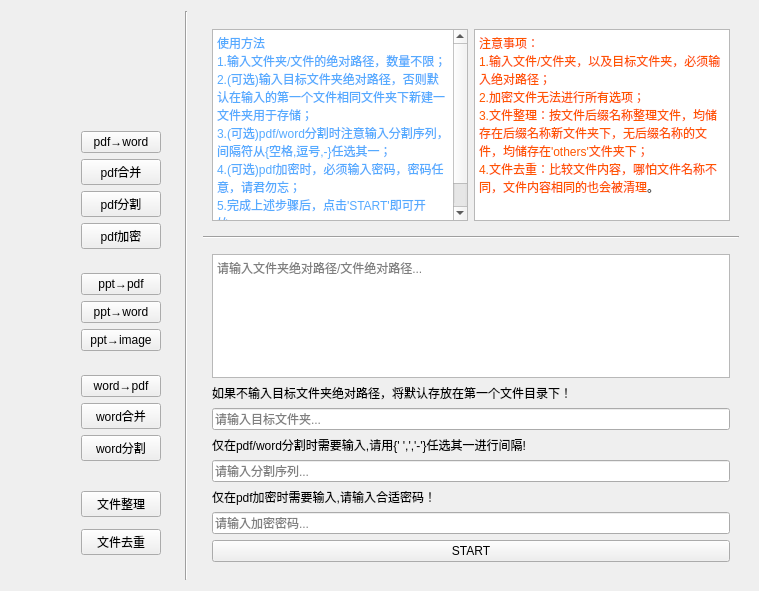
<?xml version="1.0" encoding="UTF-8"?>
<ui version="4.0">
 <class>Form</class>
 <widget class="QWidget" name="Form">
  <property name="geometry">
   <rect>
    <x>0</x>
    <y>0</y>
    <width>759</width>
    <height>591</height>
   </rect>
  </property>
  <property name="windowTitle">
   <string>Form</string>
  </property>
  <layout class="QHBoxLayout" name="horizontalLayout_10">
   <item>
    <widget class="QWidget" name="widget_11" native="true">
     <property name="sizePolicy">
      <sizepolicy hsizetype="Expanding" vsizetype="Expanding">
       <horstretch>0</horstretch>
       <verstretch>0</verstretch>
      </sizepolicy>
     </property>
     <layout class="QVBoxLayout" name="verticalLayout_5">
      <item>
       <widget class="QLabel" name="label_4">
        <property name="sizePolicy">
         <sizepolicy hsizetype="Preferred" vsizetype="Preferred">
          <horstretch>0</horstretch>
          <verstretch>0</verstretch>
         </sizepolicy>
        </property>
        <property name="styleSheet">
         <string notr="true">border-image: url(:/images/rule.jpg);</string>
        </property>
        <property name="text">
         <string/>
        </property>
       </widget>
      </item>
      <item>
       <widget class="QWidget" name="widget" native="true">
        <layout class="QHBoxLayout" name="horizontalLayout_2">
         <item>
          <layout class="QHBoxLayout" name="horizontalLayout">
           <item>
            <widget class="QLabel" name="LabelPdf">
             <property name="styleSheet">
              <string notr="true">border-image: url(:/icons/pdf.png);</string>
             </property>
             <property name="text">
              <string/>
             </property>
            </widget>
           </item>
           <item>
            <layout class="QVBoxLayout" name="verticalLayout">
             <item>
              <widget class="QPushButton" name="PdfToWordButton">
               <property name="text">
                <string>pdf→word</string>
               </property>
              </widget>
             </item>
             <item>
              <widget class="QPushButton" name="PdfMergeButton">
               <property name="text">
                <string>pdf合并</string>
               </property>
              </widget>
             </item>
             <item>
              <widget class="QPushButton" name="PdfSplitButton">
               <property name="text">
                <string>pdf分割</string>
               </property>
              </widget>
             </item>
             <item>
              <widget class="QPushButton" name="PdfEncrypteButton">
               <property name="text">
                <string>pdf加密</string>
               </property>
              </widget>
             </item>
            </layout>
           </item>
          </layout>
         </item>
        </layout>
       </widget>
      </item>
      <item>
       <widget class="QWidget" name="widget_2" native="true">
        <layout class="QHBoxLayout" name="horizontalLayout_4">
         <item>
          <layout class="QHBoxLayout" name="horizontalLayout_3">
           <item>
            <widget class="QLabel" name="label">
             <property name="styleSheet">
              <string notr="true">border-image: url(:/icons/PPTX.png);</string>
             </property>
             <property name="text">
              <string/>
             </property>
            </widget>
           </item>
           <item>
            <layout class="QVBoxLayout" name="verticalLayout_2">
             <item>
              <widget class="QPushButton" name="PptToPdfButton">
               <property name="text">
                <string>ppt→pdf</string>
               </property>
              </widget>
             </item>
             <item>
              <widget class="QPushButton" name="PptToWordButton">
               <property name="text">
                <string>ppt→word</string>
               </property>
              </widget>
             </item>
             <item>
              <widget class="QPushButton" name="PptToImageButton">
               <property name="text">
                <string>ppt→image</string>
               </property>
              </widget>
             </item>
            </layout>
           </item>
          </layout>
         </item>
        </layout>
       </widget>
      </item>
      <item>
       <widget class="QWidget" name="widget_3" native="true">
        <layout class="QHBoxLayout" name="horizontalLayout_7">
         <item>
          <layout class="QHBoxLayout" name="horizontalLayout_5">
           <item>
            <widget class="QLabel" name="label_2">
             <property name="styleSheet">
              <string notr="true">border-image: url(:/icons/word.png);</string>
             </property>
             <property name="text">
              <string/>
             </property>
            </widget>
           </item>
           <item>
            <layout class="QVBoxLayout" name="verticalLayout_3">
             <item>
              <widget class="QPushButton" name="WordToPdfButton">
               <property name="text">
                <string>word→pdf</string>
               </property>
              </widget>
             </item>
             <item>
              <widget class="QPushButton" name="WordMergeButton">
               <property name="text">
                <string>word合并</string>
               </property>
              </widget>
             </item>
             <item>
              <widget class="QPushButton" name="WordSplitButton">
               <property name="text">
                <string>word分割</string>
               </property>
              </widget>
             </item>
            </layout>
           </item>
          </layout>
         </item>
        </layout>
       </widget>
      </item>
      <item>
       <widget class="QWidget" name="widget_4" native="true">
        <layout class="QHBoxLayout" name="horizontalLayout_9">
         <item>
          <layout class="QHBoxLayout" name="horizontalLayout_8">
           <item>
            <widget class="QLabel" name="label_3">
             <property name="styleSheet">
              <string notr="true">border-image: url(:/icons/file.png);</string>
             </property>
             <property name="text">
              <string/>
             </property>
            </widget>
           </item>
           <item>
            <layout class="QVBoxLayout" name="verticalLayout_4">
             <item>
              <widget class="QPushButton" name="FileArrangeButton">
               <property name="text">
                <string>文件整理</string>
               </property>
              </widget>
             </item>
             <item>
              <widget class="QPushButton" name="FileCleanButton">
               <property name="text">
                <string>文件去重</string>
               </property>
              </widget>
             </item>
            </layout>
           </item>
          </layout>
         </item>
        </layout>
       </widget>
      </item>
     </layout>
    </widget>
   </item>
   <item>
    <widget class="Line" name="line">
     <property name="orientation">
      <enum>Qt::Vertical</enum>
     </property>
    </widget>
   </item>
   <item>
    <widget class="QWidget" name="widget_5" native="true">
     <property name="sizePolicy">
      <sizepolicy hsizetype="Expanding" vsizetype="Preferred">
       <horstretch>0</horstretch>
       <verstretch>0</verstretch>
      </sizepolicy>
     </property>
     <layout class="QVBoxLayout" name="verticalLayout_6">
      <item>
       <widget class="QWidget" name="widget_14" native="true">
        <property name="sizePolicy">
         <sizepolicy hsizetype="Expanding" vsizetype="Fixed">
          <horstretch>0</horstretch>
          <verstretch>0</verstretch>
         </sizepolicy>
        </property>
        <layout class="QVBoxLayout" name="verticalLayout_18">
         <item>
          <layout class="QHBoxLayout" name="horizontalLayout_6">
           <item>
            <widget class="QTextBrowser" name="textBrowser">
             <property name="styleSheet">
              <string notr="true">border-image: url(:/images/logo.jpg);</string>
             </property>
             <property name="html">
              <string>&lt;!DOCTYPE HTML PUBLIC &quot;-//W3C//DTD HTML 4.0//EN&quot; &quot;http://www.w3.org/TR/REC-html40/strict.dtd&quot;&gt;
&lt;html&gt;&lt;head&gt;&lt;meta name=&quot;qrichtext&quot; content=&quot;1&quot; /&gt;&lt;style type=&quot;text/css&quot;&gt;
p, li { white-space: pre-wrap; }
&lt;/style&gt;&lt;/head&gt;&lt;body style=&quot; font-family:'SimSun'; font-size:9pt; font-weight:400; font-style:normal;&quot;&gt;
&lt;p style=&quot; margin-top:0px; margin-bottom:0px; margin-left:0px; margin-right:0px; -qt-block-indent:0; text-indent:0px;&quot;&gt;&lt;span style=&quot; color:#55aaff;&quot;&gt;使用方法&lt;/span&gt;&lt;/p&gt;
&lt;p style=&quot; margin-top:0px; margin-bottom:0px; margin-left:0px; margin-right:0px; -qt-block-indent:0; text-indent:0px;&quot;&gt;&lt;span style=&quot; color:#55aaff;&quot;&gt;1.输入文件夹/文件的绝对路径，数量不限；&lt;/span&gt;&lt;/p&gt;
&lt;p style=&quot; margin-top:0px; margin-bottom:0px; margin-left:0px; margin-right:0px; -qt-block-indent:0; text-indent:0px;&quot;&gt;&lt;span style=&quot; color:#55aaff;&quot;&gt;2.(可选)输入目标文件夹绝对路径，否则默认在输入的第一个文件相同文件夹下新建一文件夹用于存储；&lt;/span&gt;&lt;/p&gt;
&lt;p style=&quot; margin-top:0px; margin-bottom:0px; margin-left:0px; margin-right:0px; -qt-block-indent:0; text-indent:0px;&quot;&gt;&lt;span style=&quot; color:#55aaff;&quot;&gt;3.(可选)pdf/word分割时注意输入分割序列，间隔符从{空格,逗号,-}任选其一；&lt;/span&gt;&lt;/p&gt;
&lt;p style=&quot; margin-top:0px; margin-bottom:0px; margin-left:0px; margin-right:0px; -qt-block-indent:0; text-indent:0px;&quot;&gt;&lt;span style=&quot; color:#55aaff;&quot;&gt;4.(可选)pdf加密时，必须输入密码，密码任意，请君勿忘；&lt;/span&gt;&lt;/p&gt;
&lt;p style=&quot; margin-top:0px; margin-bottom:0px; margin-left:0px; margin-right:0px; -qt-block-indent:0; text-indent:0px;&quot;&gt;&lt;span style=&quot; color:#55aaff;&quot;&gt;5.完成上述步骤后，点击'START'即可开始。&lt;/span&gt;&lt;/p&gt;
&lt;p style=&quot;-qt-paragraph-type:empty; margin-top:0px; margin-bottom:0px; margin-left:0px; margin-right:0px; -qt-block-indent:0; text-indent:0px; color:#55aaff;&quot;&gt;&lt;br /&gt;&lt;/p&gt;&lt;/body&gt;&lt;/html&gt;</string>
             </property>
            </widget>
           </item>
           <item>
            <widget class="QTextBrowser" name="textBrowser_2">
             <property name="styleSheet">
              <string notr="true">border-image: url(images/warning.jpg);</string>
             </property>
             <property name="html">
              <string>&lt;!DOCTYPE HTML PUBLIC &quot;-//W3C//DTD HTML 4.0//EN&quot; &quot;http://www.w3.org/TR/REC-html40/strict.dtd&quot;&gt;
&lt;html&gt;&lt;head&gt;&lt;meta name=&quot;qrichtext&quot; content=&quot;1&quot; /&gt;&lt;style type=&quot;text/css&quot;&gt;
p, li { white-space: pre-wrap; }
&lt;/style&gt;&lt;/head&gt;&lt;body style=&quot; font-family:'SimSun'; font-size:9pt; font-weight:400; font-style:normal;&quot;&gt;
&lt;p style=&quot; margin-top:0px; margin-bottom:0px; margin-left:0px; margin-right:0px; -qt-block-indent:0; text-indent:0px;&quot;&gt;&lt;span style=&quot; color:#ff5500;&quot;&gt;注意事项：&lt;/span&gt;&lt;/p&gt;
&lt;p style=&quot; margin-top:0px; margin-bottom:0px; margin-left:0px; margin-right:0px; -qt-block-indent:0; text-indent:0px;&quot;&gt;&lt;span style=&quot; color:#ff5500;&quot;&gt;1.输入文件/文件夹，以及目标文件夹，必须输入绝对路径；&lt;/span&gt;&lt;/p&gt;
&lt;p style=&quot; margin-top:0px; margin-bottom:0px; margin-left:0px; margin-right:0px; -qt-block-indent:0; text-indent:0px;&quot;&gt;&lt;span style=&quot; color:#ff5500;&quot;&gt;2.加密文件无法进行所有选项；&lt;/span&gt;&lt;/p&gt;
&lt;p style=&quot; margin-top:0px; margin-bottom:0px; margin-left:0px; margin-right:0px; -qt-block-indent:0; text-indent:0px;&quot;&gt;&lt;span style=&quot; color:#ff5500;&quot;&gt;3.文件整理：按文件后缀名称整理文件，均储存在后缀名称新文件夹下，无后缀名称的文件，均储存在'others'文件夹下；&lt;/span&gt;&lt;/p&gt;
&lt;p style=&quot; margin-top:0px; margin-bottom:0px; margin-left:0px; margin-right:0px; -qt-block-indent:0; text-indent:0px;&quot;&gt;&lt;span style=&quot; color:#ff5500;&quot;&gt;4.文件去重：比较文件内容，哪怕文件名称不同，文件内容相同的也会被清理&lt;/span&gt;。&lt;/p&gt;&lt;/body&gt;&lt;/html&gt;</string>
             </property>
            </widget>
           </item>
          </layout>
         </item>
        </layout>
       </widget>
      </item>
      <item>
       <widget class="Line" name="line_2">
        <property name="orientation">
         <enum>Qt::Horizontal</enum>
        </property>
       </widget>
      </item>
      <item>
       <widget class="QWidget" name="widget_12" native="true">
        <property name="sizePolicy">
         <sizepolicy hsizetype="Expanding" vsizetype="Preferred">
          <horstretch>0</horstretch>
          <verstretch>0</verstretch>
         </sizepolicy>
        </property>
        <layout class="QVBoxLayout" name="verticalLayout_17">
         <item>
          <layout class="QVBoxLayout" name="verticalLayout_16">
           <item>
            <widget class="QTextEdit" name="FilePathTextEdit">
             <property name="sizePolicy">
              <sizepolicy hsizetype="Expanding" vsizetype="Expanding">
               <horstretch>0</horstretch>
               <verstretch>0</verstretch>
              </sizepolicy>
             </property>
             <property name="styleSheet">
              <string notr="true">border-image: url(:/images/background.jpg);</string>
             </property>
             <property name="placeholderText">
              <string>请输入文件夹绝对路径/文件绝对路径...</string>
             </property>
            </widget>
           </item>
           <item>
            <widget class="QLabel" name="label_5">
             <property name="styleSheet">
              <string notr="true">font: 9pt &quot;Arial Rounded MT Bold&quot;;
alternate-background-color: rgb(85, 255, 255);</string>
             </property>
             <property name="text">
              <string>如果不输入目标文件夹绝对路径，将默认存放在第一个文件目录下！</string>
             </property>
            </widget>
           </item>
           <item>
            <widget class="QLineEdit" name="GoalPathLineEdit">
             <property name="sizePolicy">
              <sizepolicy hsizetype="Expanding" vsizetype="Fixed">
               <horstretch>0</horstretch>
               <verstretch>10</verstretch>
              </sizepolicy>
             </property>
             <property name="placeholderText">
              <string>请输入目标文件夹...</string>
             </property>
            </widget>
           </item>
           <item>
            <widget class="QLabel" name="label_6">
             <property name="text">
              <string>仅在pdf/word分割时需要输入,请用{' ',','-'}任选其一进行间隔!</string>
             </property>
            </widget>
           </item>
           <item>
            <widget class="QLineEdit" name="SplitLineEdit">
             <property name="placeholderText">
              <string>请输入分割序列...</string>
             </property>
            </widget>
           </item>
           <item>
            <widget class="QLabel" name="label_7">
             <property name="text">
              <string>仅在pdf加密时需要输入,请输入合适密码！</string>
             </property>
            </widget>
           </item>
           <item>
            <widget class="QLineEdit" name="PasswordLineEdit">
             <property name="placeholderText">
              <string>请输入加密密码...</string>
             </property>
            </widget>
           </item>
           <item>
            <widget class="QPushButton" name="StartButton">
             <property name="text">
              <string>START</string>
             </property>
            </widget>
           </item>
          </layout>
         </item>
        </layout>
       </widget>
      </item>
     </layout>
    </widget>
   </item>
  </layout>
 </widget>
 <resources>
  <include location="../resource/resource.qrc"/>
 </resources>
 <connections/>
</ui>
